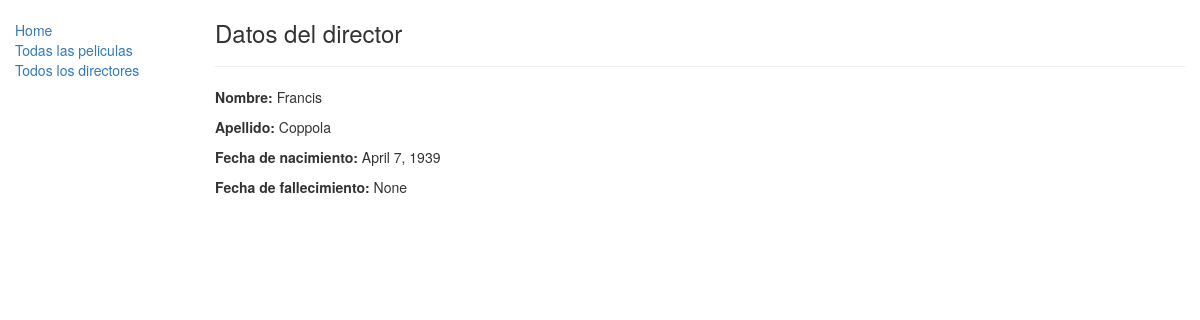
The page /catalog/director/1 on the database its author committed.
### catalog/models.py (models this page shows, shortened)
class Director(models.Model):
    first_name = models.CharField(max_length=100)
    last_name = models.CharField(max_length=100)
    date_of_birth = models.DateField(null=True, blank=True)
    date_of_death = models.DateField('Died', null=True, blank=True)
    class Meta:
        ordering = ['last_name']

### catalog/views.py (the view)
# urls.py: url(r'^director/(?P<pk>\d+)$', views.DirectorDetailView.as_view(), name='director-detail'),
class DirectorDetailView(generic.DetailView):
    model = Director

### catalog/templates/catalog/director_detail.html
{% extends 'base_generic.html' %}
{% block content %}
    <h3>Datos del director</h3>
    <hr>
    <p><strong>Nombre: </strong>{{ director.first_name }}</a></p>
    <p><strong>Apellido:</strong> {{ director.last_name }}</p>
    <p><strong>Fecha de nacimiento:</strong> {{ director.date_of_birth }} </p>
    <p><strong>Fecha de fallecimiento:</strong> {{ director.date_of_death }} </p>
{% endblock %}

### rows shown on the page
Director: first_name "Francis", last_name "Coppola", date_of_birth "April 7, 1939", date_of_death "None"
